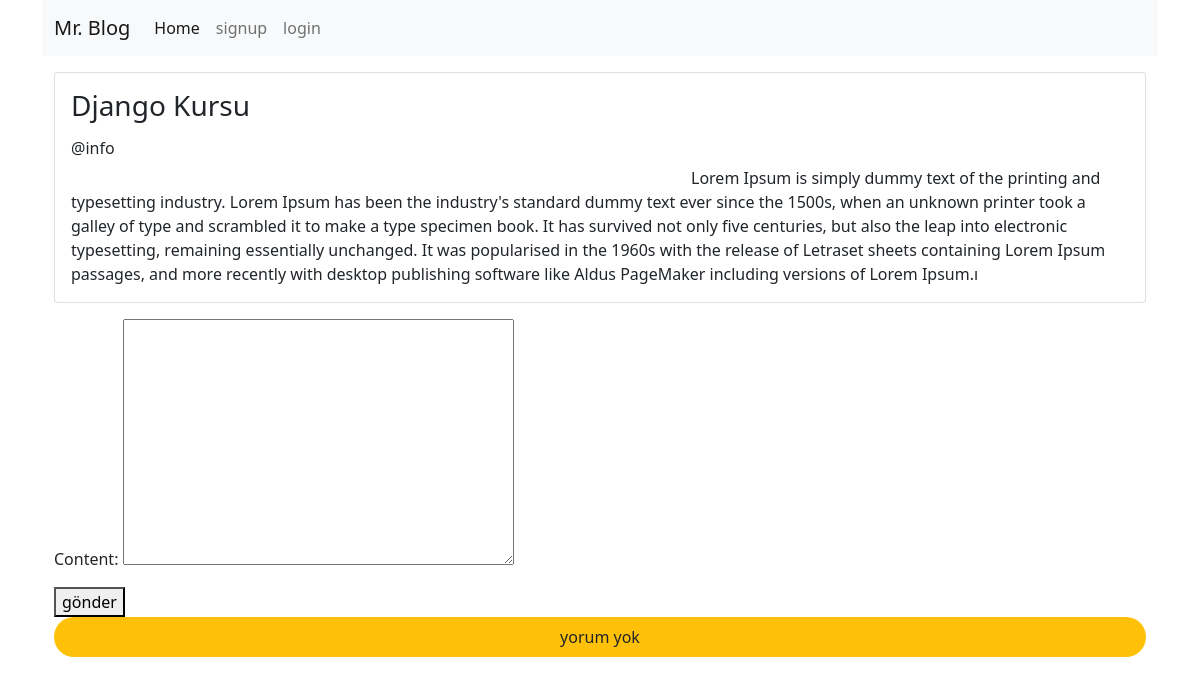
Page /blog-detail/3 on the committed database.
### blogapp/models.py (models this page shows, shortened)
class Blog(models.Model):
    category = models.ForeignKey(Category, null= True, on_delete=models.SET_NULL)
    title = models.CharField(max_length=200)
    image = models.ImageField(upload_to="blog-images", blank=True, null=True)
    description = models.TextField()
    is_active = models.BooleanField(default=False)
    is_home  = models.BooleanField(default=False)
    sevilenler = models.ManyToManyField(User,related_name="sevilenler",)
    sevilmeyenler = models.ManyToManyField(User, related_name="sevilmeyenler")
    User = models.ForeignKey(User,null= True , on_delete=models.CASCADE)

### blogapp/views.py (the view)
# urls.py: path("blog-detail/<int:id>",views.blog_detail,name="blog-details"),
def blog_detail(request,id):
   blog = Blog.objects.get(id=id)
   user = User.objects.get(id=blog.User.id)
   yorums = Yorum.objects.filter(Blog = blog).order_by("-createddate")
   if request.user.is_authenticated:
      if request.method == 'POST':
         form = YorumForm(request.POST)
         if form.is_valid():
            yorum =  form.save(commit=False)
            yorum.User = request.user
            yorum.Blog = blog
            yorum.save()
            return redirect("blog-details", id = id)
      else:
         form = YorumForm()
         x = ""
   else:
      x = "giriş yap"
      form = YorumForm()
   return render(request,"blog/blog-detail.html",{"blog":blog,"yorums":yorums,"form":form, "user":user,"x":x})

### blogapp/forms.py
class YorumForm(forms.ModelForm):
   class Meta:
      model = Yorum
      fields = ['content']

### blogapp/templates/blog/blog-detail.html (shortened to what this page needs)
{% extends 'blog/index.html' %}
{% load static%}
{% block content %}
<div class="container mt-3">
   <div class="row ">
       <div class="col-12">
           <div class="card mb-3">
               <div class="row" >
                   <div class="col-md-12">
                       <div class="card-body">
                           <h1 class="card-title h3 mb-3">
                               {{ blog.title|title }}
                           </h1>
                           <h6 class="card-title h6 mb-2">
                                @{{user.username}}
                           </h6>
                           <p class="card-text">{{ blog.description|safe }}</p>
                       </div>
                   </div>
               </div>
           </div>
           <form action="" method="POST">
                {{form.as_p}}
                <button type="submit">gönder</button>
           </form>
           {% if yorums %}
           {% for yorum in yorums %}
           <div class="row my-3">
                <div class="card">
                    <div class="card-title p-2">
                    <strong> @{{yorum.User.username}}</strong>
                    </div>
                    <div class="card-body">
                        {{yorum.content}}
                    </div>
                    {% if request.user.id == yorum.User.id %}
                    <div>
                        <button class="btn float-end">delete</button>
                        <button class="btn float-end">edit</button>
                    </div>
                    {% else %}
                    <div></div>
                    {% endif %}
                </div>
           </div>
           {% endfor %}
           {% else %}
           <div class="bg-warning p-2 rounded-pill text-center " >yorum yok</div>
           {% endif %}
       </div>
   </div>
</div>
{% endblock %}

### rows in the picture
Blog: title "Django Kursu", description "Lorem Ipsum is simply dummy text of the printing and typesetting industry. Lorem Ipsum has been the industry's standard dummy text ever since the 1500s, when an unknown printer took a galley of type and scrambled it to make a type specimen book. It has survived not only five centuries, but also the leap into electronic typesetting, remaining essentially unchanged. It was popularised in the 1960s with the release of Letraset sheets containing Lorem Ipsum passages, and more recently with desktop publishing software like Aldus PageMaker including versions of Lorem Ipsum.ı"

### other values in the picture
{{ user.username }} "info"
